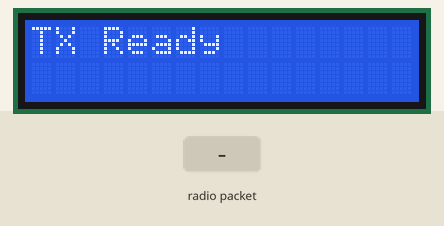
The sketch below on a simulated Arduino Uno, built with avr-gcc and run on an emulated ATmega328P. Parts: 16×2 character LCD. Inputs (shaded band) come from the test bench. No radio packets arrive unless stated.

Above: at 0.1 s.
2.3 s: radio packet "1" arrives
At 3.2 s:
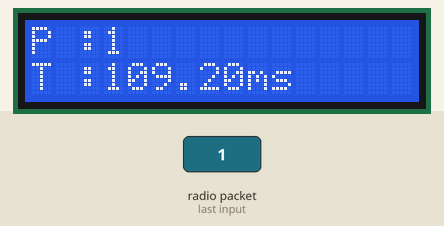
3.8 s: radio packet "0" arrives
At 4.4 s:
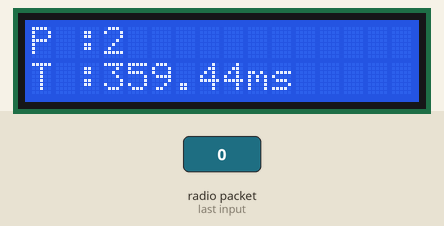
5.3 s: radio packet "2" arrives
At 22.3 s:
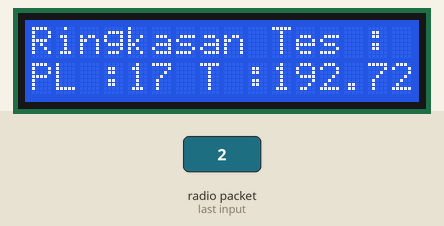
Timing chart, 0 to 22.6 s (numbered marks = the images above; inputs shaded):
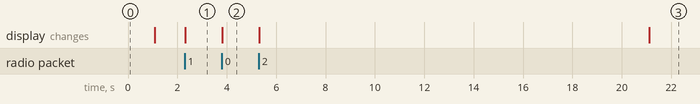

Measured:
- after the input at 2.3 s, the display: changes at once (image 1)
- after the input at 3.8 s, the display: changes at once (image 2)
- after the input at 5.3 s, the display: first changes at once (image 3 shows a later state)

The sketch:

Telemetry_test.ino
```cpp
/*
* Arduino Wireless Communication Tutorial
*     Example 1 - Transmitter Code
*
* by Dejan Nedelkovski, www.HowToMechatronics.com
*
* Library: TMRh20/RF24, https://github.com/tmrh20/RF24/
*/

#include <SPI.h>
#include <nRF24L01.h>
#include <RF24.h>
int counter = 0,counttx = 0;
char text[1] = "A";
unsigned long milisekon;
RF24 radio(10, 9);  // CE, CSN
float totaltime = 0;
unsigned long starttime;
bool flagclear=0;

const byte address[6] = "94321";
#include <LiquidCrystal_I2C.h>

LiquidCrystal_I2C lcd(0x27, 16, 2);

void setup() {
  milisekon = millis();
  lcd.init();
  lcd.backlight();
  lcd.setCursor(0, 0);
  lcd.print("TX Ready");
  delay(1000);
  lcd.clear();
  radio.begin();
  radio.openWritingPipe(address);
  radio.setPALevel(RF24_PA_MAX);
  radio.setDataRate(RF24_250KBPS);
  radio.stopListening();
}

void loop() {
  if (millis() - milisekon > 999) {
    milisekon = millis();
    if (counttx++ < 20) {
      radio.stopListening();
      radio.openWritingPipe(address);
      radio.write(&text, sizeof(text));
      starttime = micros();
      radio.openReadingPipe(0, address);
      radio.startListening();
    }
  }
  if (radio.available()) {
    counter++;
    float time = ((float)(micros() - starttime) / 2)/1000;
    totaltime += time;
    char data[32] = "";
    radio.read(&data, sizeof(text));
    lcd.clear();
    lcd.setCursor(0, 0);
    lcd.print("P :" + (String)counter);
    lcd.setCursor(0, 1);
    lcd.print("T :" + (String)time + "ms");
  }
  if (counttx > 20) {
    if(!flagclear){
      lcd.clear();
      flagclear = 1;
    }
    lcd.setCursor(0, 0);
    lcd.print("Ringkasan Tes : ");
    lcd.setCursor(0, 1);
    int hasil = 20 - counter;
    float waktutotal = totaltime/counter;
    lcd.print("PL :" + (String)hasil);
    lcd.setCursor(7, 1);
    lcd.print("T :" + (String)waktutotal + "ms");
  }
}
```
